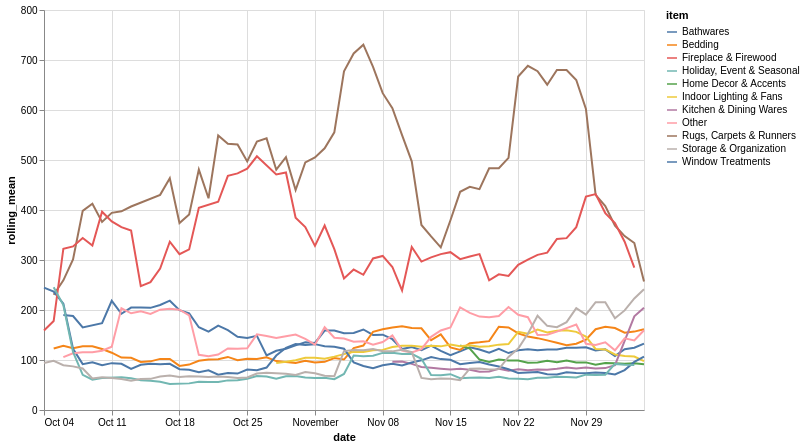

Write a Vega-Lite specification for this figure.
### Vega-Lite specification from a JSON file in a GitHub repository (floating-point values rounded to 4 significant figures; data arrays with more than 128 entries replaced by an {"elided": "..."} marker saying what was removed)
{"config": {"view": {"continuousWidth": 400, "continuousHeight": 300}}, "layer": [{"data": {"name": "data-2d5e136703778bbc9c51ace3bbf0c962"}, "mark": "line", "encoding": {"color": {"type": "nominal", "field": "item"}, "x": {"type": "temporal", "field": "date"}, "y": {"type": "quantitative", "field": "rolling_mean"}}, "transform": [{"window": [{"op": "mean", "field": "price", "as": "rolling_mean"}], "frame": [-4, 3]}]}, {"data": {"name": "data-d751713988987e9331980363e24189ce"}, "mark": {"type": "line", "color": "black", "size": 5}, "encoding": {"x": {"type": "temporal", "field": "date"}, "y": {"type": "quantitative", "field": "rolling_mean"}}, "transform": [{"window": [{"op": "mean", "field": "price", "as": "rolling_mean"}], "frame": [-4, 3]}]}], "height": 400, "width": 600, "$schema": "https://vega.github.io/schema/vega-lite/v4.8.1.json", "datasets": {"data-2d5e136703778bbc9c51ace3bbf0c962": {"elided": "574 records"}, "data-d751713988987e9331980363e24189ce": []}}
